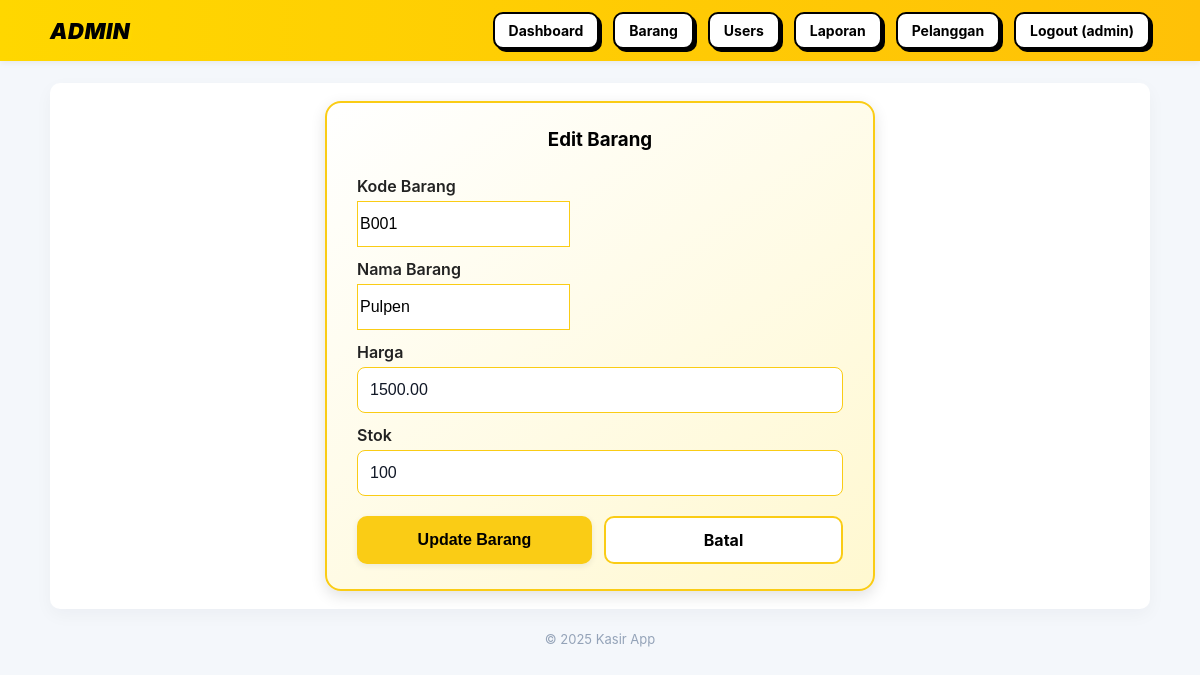
Screenshot of /admin/barang_edit.php?id=1 (signed in) with the database file from the repository.
### tables this page shows
CREATE TABLE barang (
  id_barang INT AUTO_INCREMENT PRIMARY KEY,
  kode_barang VARCHAR(50) NOT NULL UNIQUE,
  nama_barang VARCHAR(255) NOT NULL,
  harga DECIMAL(12,2) NOT NULL DEFAULT 0,
  stok INT NOT NULL DEFAULT 0,
  is_active TINYINT(1) NOT NULL DEFAULT 1
);

### admin/barang_edit.php (the view, shortened to what this page needs)
<?php
require_once __DIR__ . '/../config.php';
$id = (int)($_GET['id'] ?? 0);
$stmt = $pdo->prepare('SELECT * FROM barang WHERE id_barang = ?');
$stmt->execute([$id]);
$b = $stmt->fetch(PDO::FETCH_ASSOC);
require '../includes/header.php';
?>
<div class="edit-box mt-4">
    <h3>Edit Barang</h3>
    <form method="post" action="barang.php">
        <div class="mb-3">
            <label>Kode Barang</label>
            <input name="kode" class="form-control" value="<?= htmlspecialchars($b['kode_barang']) ?>" required/>
        </div>
        <div class="mb-3">
            <label>Nama Barang</label>
            <input name="nama" class="form-control" value="<?= htmlspecialchars($b['nama_barang']) ?>" required/>
        </div>
        <div class="mb-3">
            <label>Harga</label>
            <input name="harga" type="number" step="0.01" class="form-control" value="<?= $b['harga'] ?>" required/>
        </div>
        <div class="mb-4">
            <label>Stok</label>
            <input name="stok" type="number" class="form-control" value="<?= $b['stok'] ?>" required/>
        </div>
        <div class="btn-group">
            <button type="submit" class="btn-update">Update Barang</button>
            <a href="barang.php" class="btn-cancel">Batal</a>
        </div>
    </form>
</div>
<?php require '../includes/footer.php'; ?>

### includes/header.php (style rules this page uses)
:root { --bg:#f4f7fb; --card:#ffffff; --muted:#6b7280; --accent:#FFD700; --accent-2:#FFC107; --success:#2ea44f; --danger:#d64545; --radius:10px; }
* { box-sizing:border-box }
body { margin:0; font-family: Inter, system-ui, -apple-system, "Segoe UI", Roboto, "Helvetica Neue", Arial; background:var(--bg); color:#222; }
h1,h2,h3 { margin:0 0 12px 0; color:#1f2937; }
label { display:block; font-weight:600; margin-bottom:6px; color:#374151; }
input[type="text"], input[type="number"], input[type="date"], input[type="password"], select { width:100%; padding:10px 12px; border:1px solid #e6eef4; border-radius:8px; background:#fff; font-size:14px; color:#111827; }
button, .btn { display:inline-block; padding:10px 14px; border-radius:8px; cursor:pointer; border:none; font-weight:600; background:var(--accent); color:white; box-shadow:0 2px 6px rgba(16,24,40,0.08); }
.mb-3 { margin-bottom:12px; }

### admin/barang_edit.php (style rules this page uses)
.edit-box { max-width: 550px; margin: 0 auto; background: linear-gradient(145deg, #ffffff, #fff8d0); padding: 25px 30px; border-radius: 16px; box-shadow: 0 5px 15px rgba(0, 0, 0, 0.12); border: 2px solid #facc15; animation: fadeIn 0.5s ease; }
.edit-box h3 { text-align: center; font-weight: 700; margin-bottom: 25px; color: #000; }
.edit-box label { font-weight: 600; color: #222; margin-bottom: 5px; }
.edit-box input.form-control { height: 46px; font-size: 16px; border: 1.8px solid #facc15; box-shadow: none; transition: all 0.2s ease; }
.edit-box .btn-group { display: flex; gap: 12px; margin-top: 20px; }
.edit-box button.btn-update { background-color: #facc15; border: none; color: #000; font-weight: 700; flex: 1; padding: 12px; font-size: 16px; border-radius: 10px; transition: 0.3s ease; }
.edit-box a.btn-cancel { background-color: #fff; border: 2px solid #facc15; color: #000; font-weight: 700; flex: 1; text-align: center; padding: 12px; font-size: 16px; border-radius: 10px; text-decoration: none; display: inline-block; transition: 0.3s ease; }

### rows the page displays
barang: kode "B001", nama "Pulpen", harga "1500.00", stok "100"

### other values shown
$_SESSION['user']['role'] "ADMIN"
$_SESSION['user']['username'] "admin"
